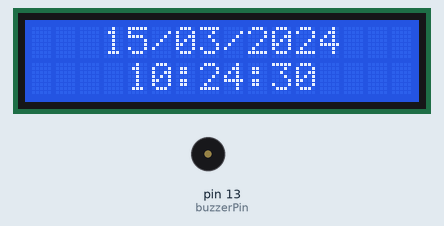
A sketch run on a simulated Arduino Uno, built with avr-gcc and run on an emulated ATmega328P. Parts: 16×2 character LCD, buzzer (waves = sounding, pin HIGH). The local clock reads 2024-03-15 10:24:30 at power-on unless the sketch sets it; random numbers use the default seed unless the sketch sets one.

Above: at 0.1 s.
At 3.1 s:
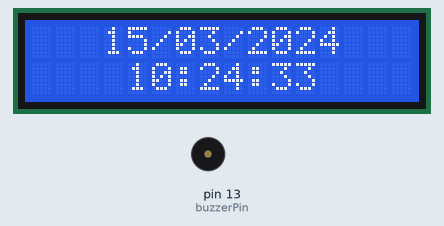
At 7.2 s:
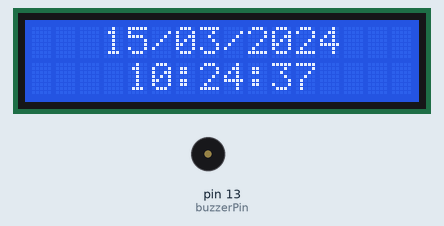
At 15.2 s:
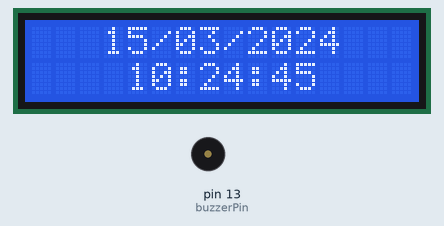
At 22.3 s:
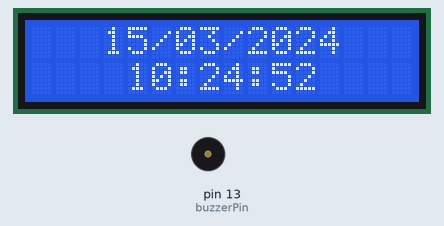
At 30.3 s:
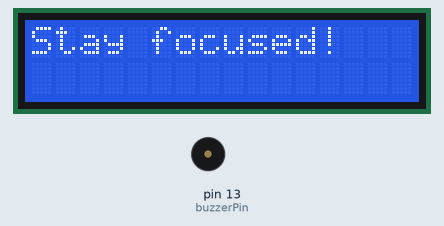

Measured:
- what the display in image 1 shows lasts 1.0 s, from 3.1 s to 4.1 s

The sketch:

Orologio_Emotivo.ino
```cpp
#include <LiquidCrystal.h>
#include <RTClib.h>

RTC_DS3231 rtc;

// LCD display pins configuration
const int rs = 3;
const int en = 5;
const int d4 = 9;
const int d5 = 10;
const int d6 = 11;
const int d7 = 12;
const int buzzerPin = 13; // Passive buzzer pin

LiquidCrystal lcd(rs, en, d4, d5, d6, d7);

// Array of short motivational messages
const char* motivationalMessages[] = {
  "Stay positive!",
  "You got this!",
  "Keep going!",
  "Believe in you!",
  "You're amazing!",
  "Make it happen!",
  "Stay focused!",
  "Dream big!",
  "You can do it!",
  "Never give up!",
  "Success awaits!",
  "Embrace journey!",
  "Progress matters!",
  "Attitude counts!",
  "Work, luck meet!",
  "Challenges!",
  "You're capable!",
  "New beginnings!",
  "You're strong!",
  "Believe, achieve!",
  "You are enough!",
  "Be proud!",
  "Work for it!",
  "Endless potential!",
  "Wisdom from wounds!",
  "Positive action!",
  "Dream, believe, achieve!",
  "Try and succeed!",
  "Stay hungry!",
  "Create success!",
  "No limits!",
  "Push yourself!",
  "Great things!",
  "Create opportunity!",
  "Brave, strong, smart!",
  "Believe in dreams!",
  "Determination!",
  "Continue courage!",
  "Great work, love!",
  "Take shots!",
  "Imagination!",
  "Comfort zone!",
  "Create opportunity!",
  "Believe, achieve!",
  "Story of success!",
  "Prepare greatness!",
  "Expect greatness!",
  "Set new goals!",
  "Love what you do!",
  "Future starts now!",
  "Hard but possible!",
  "Be happy, succeed!",
  "Future today!"
};

void setup() {
  rtc.begin();

  if (rtc.lostPower()) {
    rtc.adjust(DateTime(F(__DATE__), F(__TIME__)));
  }

  lcd.begin(16, 2);  // Initialize the LCD display with 16 columns and 2 rows
  lcd.clear();
  pinMode(buzzerPin, OUTPUT); // Set the buzzer pin as output
}

void loop() {
  DateTime now = rtc.now();
  printDateTime(now);
  checkMinutes(now);
  checkMotivationalMessage(now);
  delay(1000);
}

void printDateTime(DateTime dt) {
  char dateBuffer[] = "   DD/MM/YYYY   ";
  char timeBuffer[] = "    hh:mm:ss    ";

  lcd.setCursor(0, 0);
  lcd.print(dt.toString(dateBuffer));
  lcd.setCursor(0, 1);
  lcd.print(dt.toString(timeBuffer));
}

void checkMinutes(DateTime dt) {
  if (dt.minute() % 10 == 0 && dt.second() == 0) {
    tone(buzzerPin, 1000, 100); // Sound the buzzer for 100ms at 1000Hz
    delay(200); // Wait 200ms before repeating to avoid continuous sounds
  }
}

void checkMotivationalMessage(DateTime dt) {
  // Show a motivational message every minute for 10 seconds
  if (dt.second() == 0) {
    // Select a random motivational message from the array
    int index = random(0, sizeof(motivationalMessages) / sizeof(motivationalMessages[0]));

    lcd.clear();
    lcd.setCursor(0, 0);
    lcd.print(motivationalMessages[index]);

    // Wait for 10 seconds
    delay(10000);

    // Clear the screen
    lcd.clear();
  }
}
```
